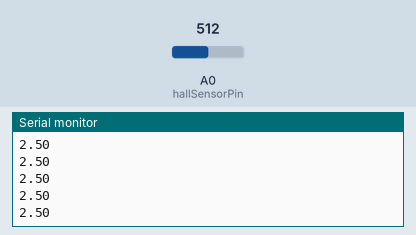
Simulated run of this sketch. Board: Arduino Uno, built with avr-gcc and run on an emulated ATmega328P. Parts: the last lines printed to the serial monitor. The test bench sets the inputs (shaded band); at power-on: A0 (hallSensorPin) = 512.

Above: at 1.2 s.
1.3 s: A0 (hallSensorPin) set to 716
At 2.1 s:
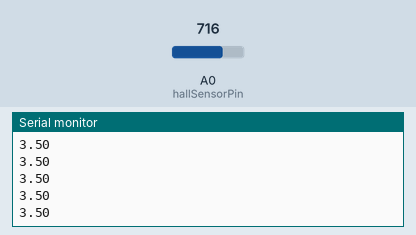
2.8 s: A0 (hallSensorPin) set to 900
At 3.5 s:
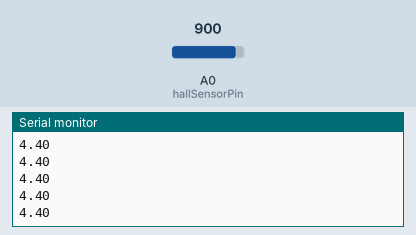
Timing chart, 0 to 5.8 s (numbered marks = the images above; inputs shaded):
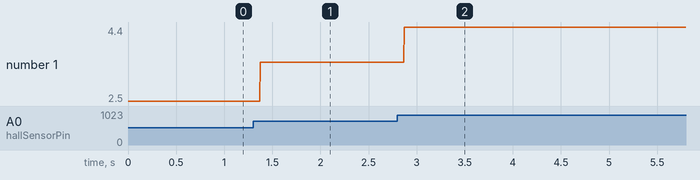

The sketch:

hall_effect_experiment.ino
```cpp
  int val = 0;
  const int hallSensorPin = A0;

void setup() {
  // put your setup code here, to run once:
  Serial.begin(9600);

}

void loop() {
  // put your main code here, to run repeatedly:
    val = analogRead(hallSensorPin);
    float voltage = val * (5.0 / 1023.0);
    Serial.println(voltage);
    //delay(1000);

}
```

Measured:
- after the input at 1.3 s, the serial monitor: prints a new line after 0.07 s (image 1)
- after the input at 2.8 s, the serial monitor: prints a new line after 0.07 s (image 2)
- plotted number 1: 2.5 → 3.5 after the input at 1.3 s, 3.5 → 4.4 after the input at 2.8 s
